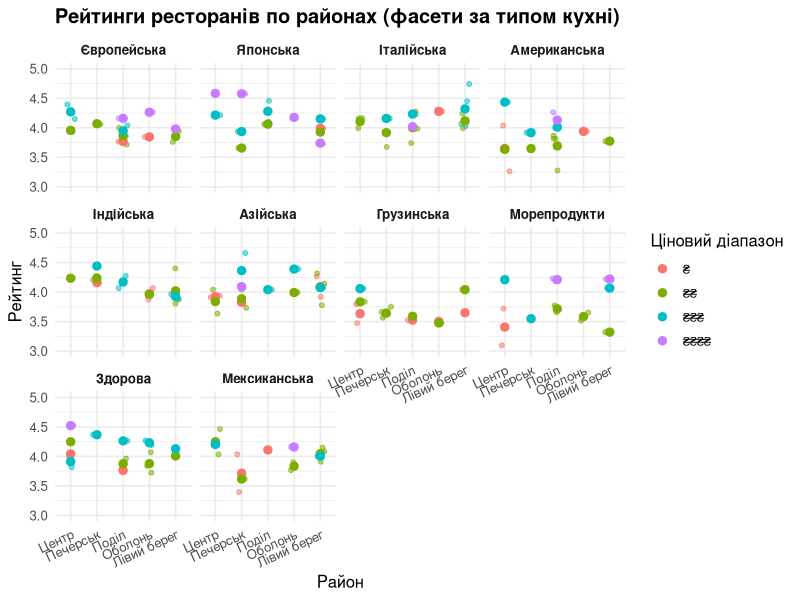
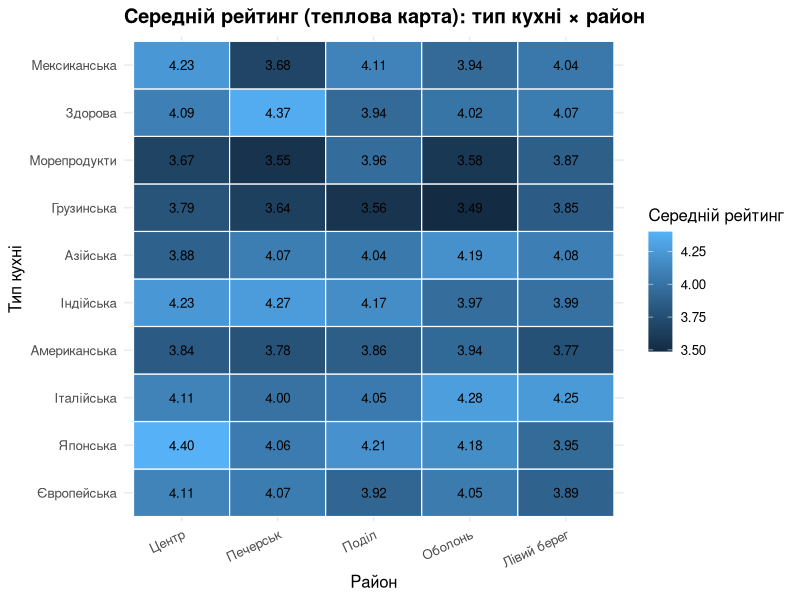
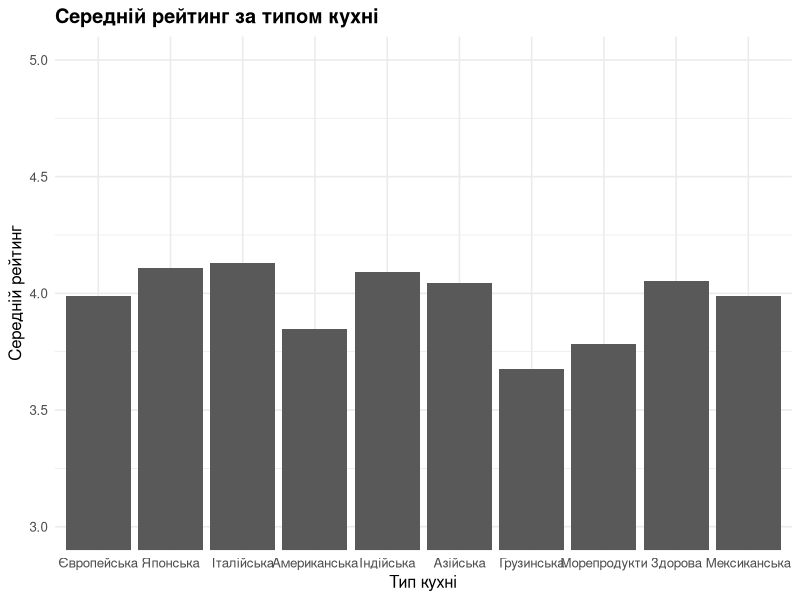
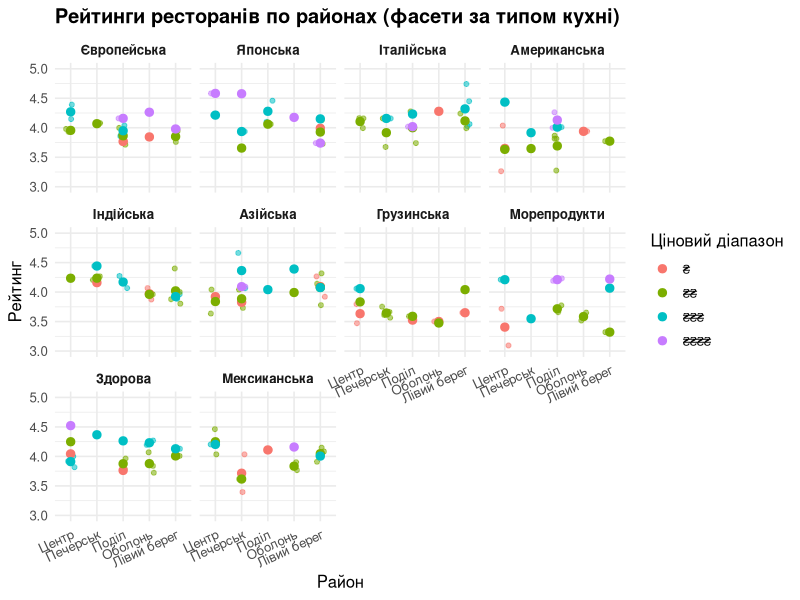
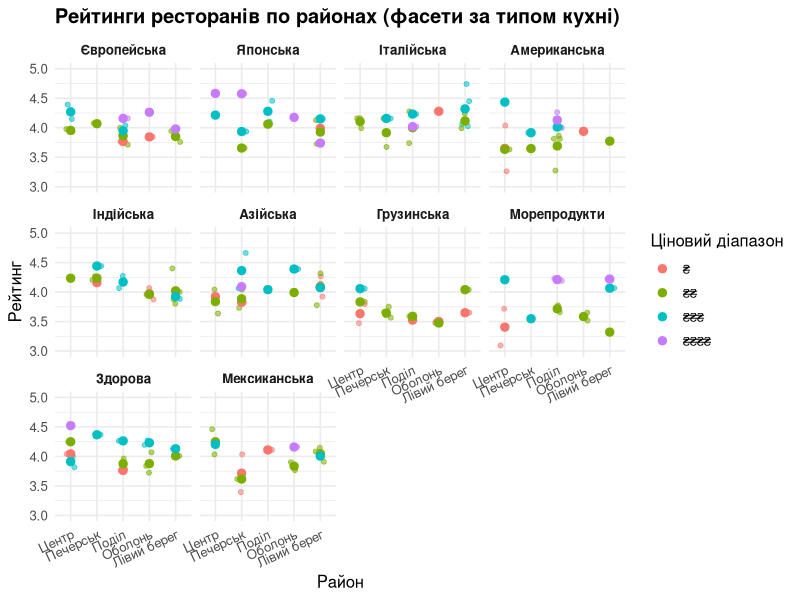
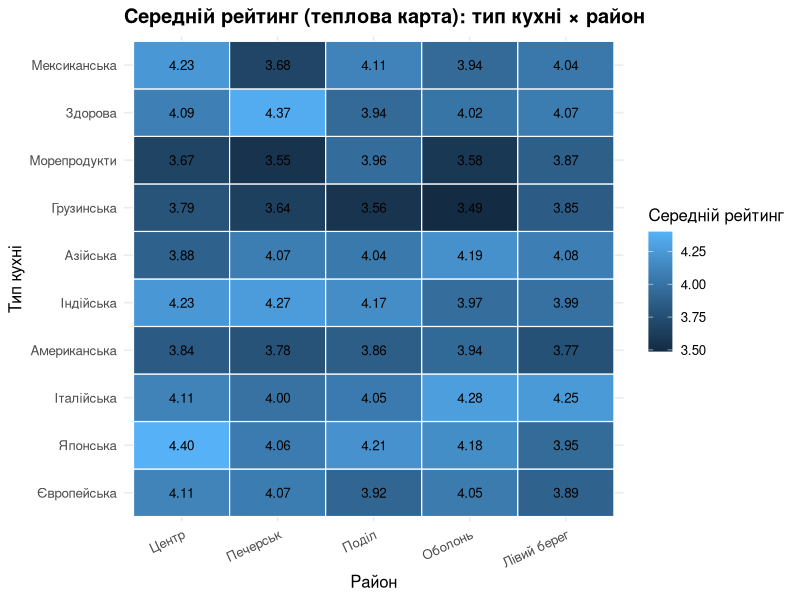
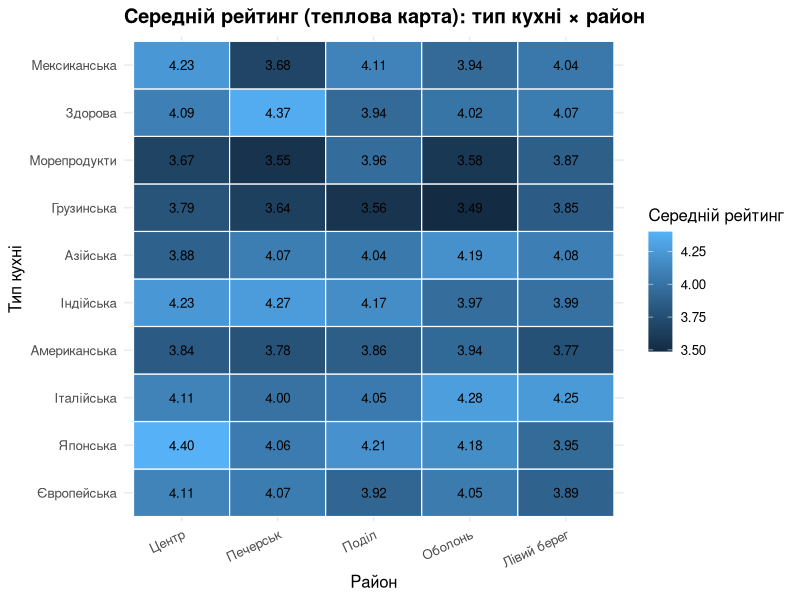
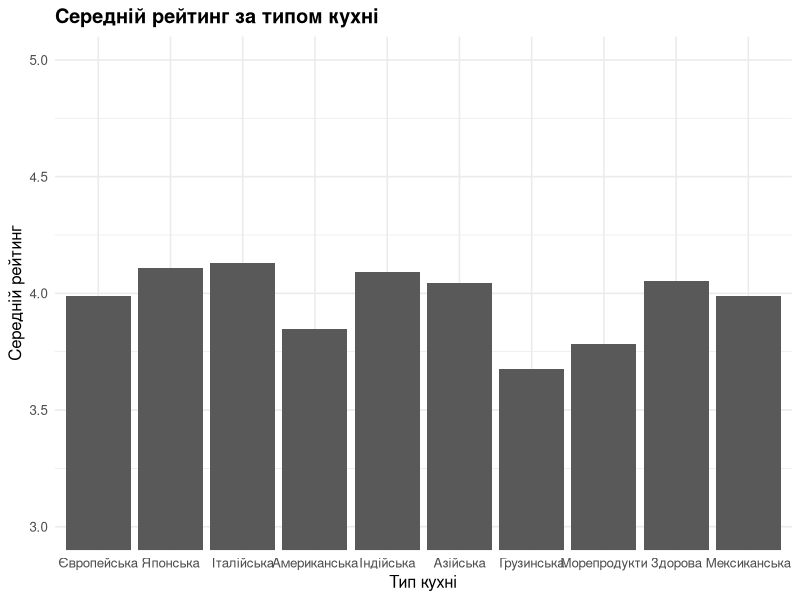

Write the R code that produced these figures, in order. (Note: this script raises an error after producing the figures.)
# ==========================================================
# Лабораторна робота (Варіант 9)
# Датасет: ресторани (назва, тип кухні, рейтинг, ціновий діапазон, район)
# ==========================================================

library(ggplot2)
library(dplyr)

# 0) Папка для результатів
if (!dir.exists("plots")) dir.create("plots")

set.seed(9)

# ----------------------------------------------------------
# 1) Генерація датасету (більше даних -> читабельні фасети/boxplot)
# ----------------------------------------------------------
cuisines <- c("Європейська","Японська","Італійська","Американська","Індійська",
              "Азійська","Грузинська","Морепродукти","Здорова","Мексиканська")

districts <- c("Центр","Печерськ","Поділ","Оболонь","Лівий берег")

n <- 160  # достатній обсяг, щоб усюди були точки

restaurants_raw <- data.frame(
  name = paste("Ресторан", sprintf("%03d", 1:n)),
  cuisine = sample(cuisines, n, replace = TRUE),
  district = sample(districts, n, replace = TRUE),
  price_level = sample(1:4, n, replace = TRUE, prob = c(0.18, 0.44, 0.28, 0.10)),
  stringsAsFactors = FALSE
)

# Генеруємо рейтинг як число з "невеликими ефектами":
# - дорожчий сегмент трохи вищий
# - певні кухні/райони трохи вищі/нижчі
cuisine_effect <- setNames(runif(length(cuisines), -0.15, 0.20), cuisines)
district_effect <- setNames(runif(length(districts), -0.10, 0.15), districts)

restaurants_raw <- restaurants_raw %>%
  mutate(
    rating = 3.6 +
      0.20 * (price_level - 1) +
      cuisine_effect[cuisine] +
      district_effect[district] +
      rnorm(n, 0, 0.22)
  )

# Додаємо "штучні" проблеми для демонстрації очищення
restaurants_raw$rating[sample(1:n, 6)] <- NA
restaurants_raw$name[sample(1:n, 4)] <- paste0("  ", restaurants_raw$name[sample(1:n, 4)], "  ")
restaurants_raw <- rbind(restaurants_raw, restaurants_raw[1:3, ])  # дублікати
restaurants_raw$rating[sample(1:nrow(restaurants_raw), 2)] <- 6.2  # некоректні значення

# ----------------------------------------------------------
# 2) Очищення та підготовка типів даних
# ----------------------------------------------------------
restaurants <- restaurants_raw %>%
  mutate(
    name = trimws(name),
    cuisine = trimws(cuisine),
    district = trimws(district),
    rating = as.numeric(rating),
    rating = ifelse(rating < 1 | rating > 5, NA, rating)
  ) %>%
  distinct() %>%
  group_by(cuisine) %>%
  mutate(
    # заповнюємо пропуски медіаною по кухні
    rating = ifelse(is.na(rating), median(rating, na.rm = TRUE), rating)
  ) %>%
  ungroup() %>%
  mutate(
    # якщо раптом десь ще NA — заповнимо глобальною медіаною
    rating = ifelse(is.na(rating), median(rating, na.rm = TRUE), rating),
    
    # price_level -> фактор із читабельними лейблами
    price_level = factor(price_level, levels = 1:4, labels = c("₴","₴₴","₴₴₴","₴₴₴₴")),
    
    cuisine = factor(cuisine, levels = cuisines),
    district = factor(district, levels = districts)
  )

cat("Сирих рядків:", nrow(restaurants_raw), "\n")
cat("Після очищення:", nrow(restaurants), "\n")
cat("NA у рейтингу після очищення:", sum(is.na(restaurants$rating)), "\n")

# ----------------------------------------------------------
# 3) Візуалізація 1 — ФАСЕТИ
#    Ідея: фасетимо по кухні, а район на осі X, рейтинги по Y
# ----------------------------------------------------------
p1 <- ggplot(restaurants, aes(x = district, y = rating, color = price_level)) +
  geom_jitter(width = 0.18, alpha = 0.55, size = 1.4) +
  stat_summary(fun = mean, geom = "point", size = 2.5) +
  facet_wrap(~ cuisine, ncol = 4) +
  labs(
    title = "Рейтинги ресторанів по районах (фасети за типом кухні)",
    x = "Район",
    y = "Рейтинг",
    color = "Ціновий діапазон"
  ) +
  theme_minimal(base_size = 12) +
  theme(
    plot.title = element_text(face = "bold"),
    strip.text = element_text(face = "bold"),
    axis.text.x = element_text(angle = 25, hjust = 1)
  ) +
  coord_cartesian(ylim = c(3.0, 5.0))

print(p1)

# ----------------------------------------------------------
# 4) Візуалізація 2 — HEATMAP середнього рейтингу (кухня × район)
#    Це найчитабельніша відповідь на "по типах кухні та районах"
# ----------------------------------------------------------
heat <- restaurants %>%
  group_by(cuisine, district) %>%
  summarise(avg_rating = mean(rating), n = n(), .groups = "drop")

p2 <- ggplot(heat, aes(x = district, y = cuisine, fill = avg_rating)) +
  geom_tile(color = "white", linewidth = 0.4) +
  geom_text(aes(label = sprintf("%.2f", avg_rating)), size = 3.4) +
  labs(
    title = "Середній рейтинг (теплова карта): тип кухні × район",
    x = "Район",
    y = "Тип кухні",
    fill = "Середній рейтинг"
  ) +
  theme_minimal(base_size = 12) +
  theme(
    plot.title = element_text(face = "bold"),
    axis.text.x = element_text(angle = 25, hjust = 1)
  )

print(p2)

# ----------------------------------------------------------
# 5) Візуалізація 3 — Середній рейтинг по кухнях (стовпчики)
# ----------------------------------------------------------
avg_by_cuisine <- restaurants %>%
  group_by(cuisine) %>%
  summarise(avg_rating = mean(rating), n = n(), .groups = "drop") %>%
  arrange(avg_rating)

p3 <- ggplot(avg_by_cuisine, aes(x = cuisine, y = avg_rating)) +
  geom_col() +
  coord_flip() +
  labs(
    title = "Середній рейтинг за типом кухні",
    x = "Тип кухні",
    y = "Середній рейтинг"
  ) +
  theme_minimal(base_size = 12) +
  theme(plot.title = element_text(face = "bold")) +
  coord_cartesian(ylim = c(3.0, 5.0))

print(p3)

# ----------------------------------------------------------
# 6) Збереження графіків у PNG та PDF
# ----------------------------------------------------------
ggsave("plots/plot1_facets_by_cuisine.png", p1, width = 14, height = 8, dpi = 200)
ggsave("plots/plot1_facets_by_cuisine.pdf", p1, width = 14, height = 8)

ggsave("plots/plot2_heatmap_cuisine_district.png", p2, width = 11, height = 7, dpi = 200)
ggsave("plots/plot2_heatmap_cuisine_district.pdf", p2, width = 11, height = 7)

ggsave("plots/plot3_avg_by_cuisine.png", p3, width = 10, height = 6, dpi = 200)
ggsave("plots/plot3_avg_by_cuisine.pdf", p3, width = 10, height = 6)

cat("\nГрафіки збережено у папку plots/ (PNG + PDF).\n")

# ----------------------------------------------------------
# 7) Імпорт/експорт CSV
# ----------------------------------------------------------
write.csv(restaurants, "restaurants_clean.csv", row.names = FALSE)
restaurants_from_csv <- read.csv("restaurants_clean.csv", stringsAsFactors = FALSE)
cat("CSV експорт/імпорт виконано. Рядків після імпорту:", nrow(restaurants_from_csv), "\n")

# ----------------------------------------------------------
# 8) Короткі висновки
# ----------------------------------------------------------
best_cuisine <- avg_by_cuisine %>% slice_tail(n = 1)
best_district <- restaurants %>%
  group_by(district) %>%
  summarise(avg_rating = mean(rating), n = n(), .groups = "drop") %>%
  arrange(desc(avg_rating)) %>%
  slice(1)

cat("\n--- ВИСНОВКИ ---\n")
cat("Найвищий середній рейтинг серед кухонь має:", as.character(best_cuisine$cuisine),
    "—", round(best_cuisine$avg_rating, 2), "\n")
cat("Найвищий середній рейтинг серед районів має:", as.character(best_district$district),
    "—", round(best_district$avg_rating, 2), "\n")
cat("Теплова карта показує відмінності середніх рейтингів у розрізі «кухня × район».\n")
cat("---------------------------\n")
